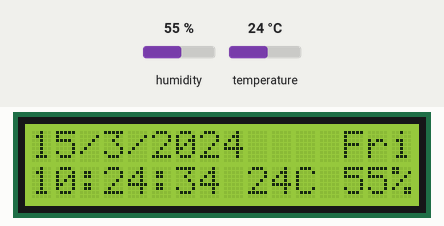
Simulated run of this sketch. Board: STM32 Blue Pill. On the bench: 16×2 character LCD. The test bench sets the inputs (shaded band); at power-on: temperature 24 °C, humidity 55 %. The local clock reads 2024-03-15 10:24:30 at power-on unless the sketch sets it; what the sketch prints to the serial monitor is not drawn.

Above: at 4.2 s.
4.3 s: temperature set to 11 °C
At 6.8 s:
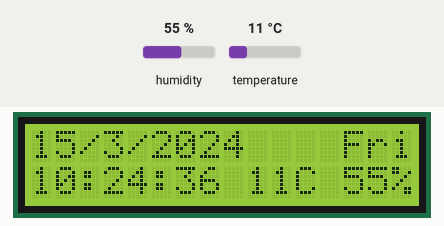
8.5 s: temperature set to 8 °C
At 10.8 s:
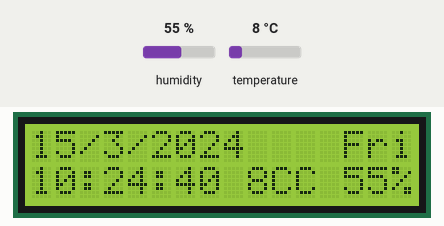
14.5 s: humidity set to 22 %
At 16.8 s:
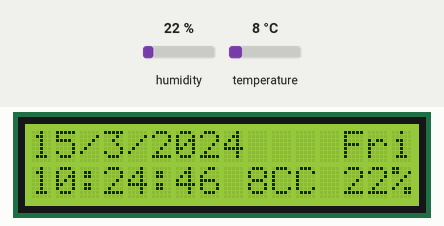
18.5 s: humidity set to 40 %
At 20.8 s:
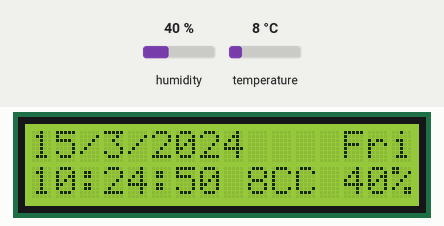
Timing chart, 0 to 22.3 s (numbered marks = the images above; inputs shaded):
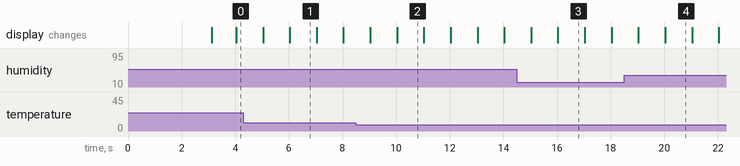

The sketch:

BluePill_JamDigital.ino
```cpp
#include "RTClib.h"

RTC_DS3231 rtc;

char daysOfTheWeek[7][12] = {"Sunday", "Monday", "Tuesday", "Wednesday", "Thursday", "Friday", "Saturday"};

#include <LiquidCrystal_I2C.h>

LiquidCrystal_I2C lcd(0x27, 16, 2); // set the LCD address to 0x27 for a 16 chars and 2 line display

#include "DHT.h"

#define DHTPIN PB9     // Digital pin connected to the DHT sensor

#define DHTTYPE DHT11   // DHT 11

DHT dht(DHTPIN, DHTTYPE);

int secBefore = 0;

void setup() {
  // put your setup code here, to run once:

  delay(3000); // wait for console opening

  if (! rtc.begin()) {
    Serial.println("Couldn't find RTC");
    while (1);
  }

  if (rtc.lostPower()) {
    Serial.println("RTC lost power, lets set the time!");
    // following line sets the RTC to the date & time this sketch was compiled
    rtc.adjust(DateTime(F(__DATE__), F(__TIME__)));
    // This line sets the RTC with an explicit date & time, for example to set
    // January 21, 2014 at 3am you would call:
    // rtc.adjust(DateTime(2014, 1, 21, 3, 0, 0));
  }

  lcd.init();
  // Print a message to the LCD.
  lcd.backlight();

  dht.begin();
}

void loop() {
  // put your main code here, to run repeatedly:
  DateTime now = rtc.now();
  int h = dht.readHumidity();
  int t = dht.readTemperature();

  if (now.second() != secBefore) {
    Serial.print(now.year(), DEC);
    Serial.print('/');
    Serial.print(now.month(), DEC);
    Serial.print('/');
    Serial.print(now.day(), DEC);
    Serial.print(' ');
    Serial.print(now.hour(), DEC);
    Serial.print(':');
    Serial.print(now.minute(), DEC);
    Serial.print(':');
    Serial.print(now.second(), DEC);
    Serial.print(" (");
    Serial.print(daysOfTheWeek[now.dayOfTheWeek()]);
    Serial.print(") ");
    Serial.println();


    int m = 2;
    int y = 4;

    if (now.day() >= 10) {
      m++;
      y++;
    }

    if (now.month() >= 10) {
      y++;
    }

    lcd.setCursor(0, 0);
    lcd.print(now.day());
    lcd.print("/");

    lcd.setCursor(m, 0);
    lcd.print(now.month());
    lcd.print("/");

    lcd.setCursor(y, 0);
    lcd.print(now.year());

    lcd.setCursor(13, 0);
    lcd.print(daysOfTheWeek[now.dayOfTheWeek()]);

    int mi = 2;
    int se = 4;

    if (now.hour() >= 10) {
      mi++;
      se++;
    }

    if (now.minute() >= 10) {
      se++;
    }

    lcd.setCursor(0, 1);
    lcd.print(now.hour());
    lcd.print(":");

    lcd.setCursor(mi, 1);
    lcd.print(now.minute());
    lcd.print(":");

    lcd.setCursor(se, 1);
    lcd.print(now.second());

    lcd.setCursor(9, 1);
    lcd.print(t);
    lcd.print("C");

    lcd.setCursor(13, 1);
    lcd.print(h);
    lcd.print("%");

    Serial.println();
    secBefore = now.second();
  }
}
```

Measured:
- the behaviour switches between 10 and 9 °C on temperature (found by bisection; images 1 and 2)
- after the input at 8.5 s, the display: first differs from a run without the input after 1.5 s (image 2)
- what the display in image 1 shows lasts 1.0 s, from 6.0 s to 7.0 s
